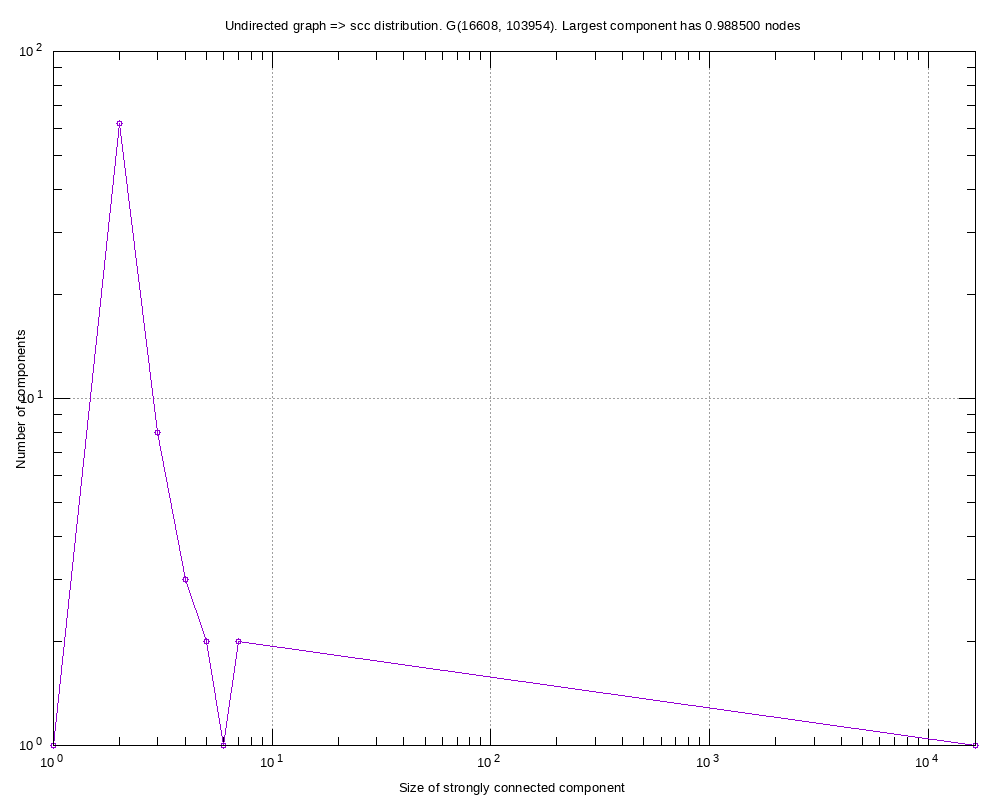

Write gnuplot code to recreate this figure.
#
# Undirected graph => scc distribution. G(16608, 103954). Largest component has 0.988500 nodes (Wed Sep  4 19:22:12 2019)
#

set title "Undirected graph => scc distribution. G(16608, 103954). Largest component has 0.988500 nodes"
set key bottom right
set logscale xy 10
set format x "10^{%L}"
set mxtics 10
set format y "10^{%L}"
set mytics 10
set grid
set xlabel "Size of strongly connected component"
set ylabel "Number of components"
set tics scale 2
set terminal png font arial 10 size 1000,800
set output 'scc.cit-HepPh-subgraph-scc-size-distribution.png'
plot 	"scc.cit-HepPh-subgraph-scc-size-distribution.tab" using 1:2 title "" with linespoints pt 6
